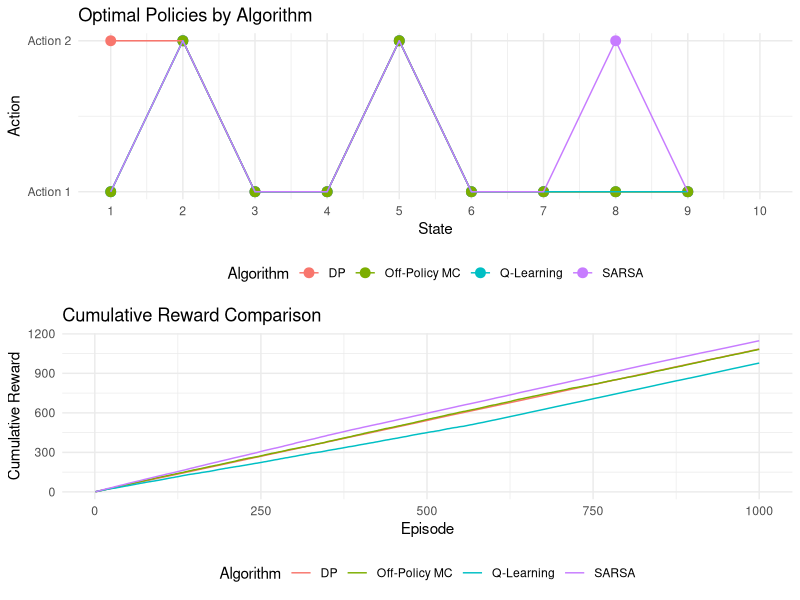

This chart was generated by the following R code:
## ---- chunk 1
# Common settings
n_states <- 10
n_actions <- 2
gamma <- 0.9
terminal_state <- n_states

# Environment: transition and reward models
set.seed(42)
transition_model <- array(0, dim = c(n_states, n_actions, n_states))
reward_model <- array(0, dim = c(n_states, n_actions, n_states))

for (s in 1:(n_states - 1)) {
  transition_model[s, 1, s + 1] <- 0.9
  transition_model[s, 1, sample(1:n_states, 1)] <- 0.1
  transition_model[s, 2, sample(1:n_states, 1)] <- 0.8
  transition_model[s, 2, sample(1:n_states, 1)] <- 0.2
  for (s_prime in 1:n_states) {
    reward_model[s, 1, s_prime] <- ifelse(s_prime == n_states, 1.0, 0.1 * runif(1))
    reward_model[s, 2, s_prime] <- ifelse(s_prime == n_states, 0.5, 0.05 * runif(1))
  }
}

transition_model[n_states, , ] <- 0
reward_model[n_states, , ] <- 0

# Helper function: Epsilon-greedy policy
epsilon_greedy <- function(Q, state, epsilon) {
  if (runif(1) < epsilon) {
    sample(1:n_actions, 1)
  } else {
    which.max(Q[state, ])
  }
}

# Helper function: Simulate environment
simulate_step <- function(state, action) {
  probs <- transition_model[state, action, ]
  next_state <- sample(1:n_states, 1, prob = probs)
  reward <- reward_model[state, action, next_state]
  list(next_state = next_state, reward = reward)
}
## ---- chunk 2
# SARSA
sarsa <- function(n_episodes = 1000, alpha = 0.1, epsilon = 0.1) {
  Q <- matrix(0, n_states, n_actions)
  policy <- rep(0, n_states)
  rewards <- numeric(n_episodes)
  
  for (episode in 1:n_episodes) {
    state <- sample(1:(n_states - 1), 1)
    action <- epsilon_greedy(Q, state, epsilon)
    episode_reward <- 0
    
    while (state != terminal_state) {
      step <- simulate_step(state, action)
      next_state <- step$next_state
      reward <- step$reward
      next_action <- epsilon_greedy(Q, next_state, epsilon)
      
      Q[state, action] <- Q[state, action] + alpha * (
        reward + gamma * Q[next_state, next_action] - Q[state, action]
      )
      
      state <- next_state
      action <- next_action
      episode_reward <- episode_reward + reward
    }
    rewards[episode] <- episode_reward
  }
  
  policy[1:(n_states - 1)] <- apply(Q[1:(n_states - 1), ], 1, which.max)
  list(Q = Q, policy = policy, rewards = rewards)
}
## ---- chunk 3
# Q-Learning
q_learning <- function(n_episodes = 1000, alpha = 0.1, epsilon = 0.1) {
  Q <- matrix(0, n_states, n_actions)
  policy <- rep(0, n_states)
  rewards <- numeric(n_episodes)
  
  for (episode in 1:n_episodes) {
    state <- sample(1:(n_states - 1), 1)
    episode_reward <- 0
    
    while (state != terminal_state) {
      action <- epsilon_greedy(Q, state, epsilon)
      step <- simulate_step(state, action)
      next_state <- step$next_state
      reward <- step$reward
      
      Q[state, action] <- Q[state, action] + alpha * (
        reward + gamma * max(Q[next_state, ]) - Q[state, action]
      )
      
      state <- next_state
      episode_reward <- episode_reward + reward
    }
    rewards[episode] <- episode_reward
  }
  
  policy[1:(n_states - 1)] <- apply(Q[1:(n_states - 1), ], 1, which.max)
  list(Q = Q, policy = policy, rewards = rewards)
}
## ---- chunk 4
# Off-Policy Monte Carlo
off_policy_mc <- function(n_episodes = 1000, epsilon = 0.1) {
  Q <- matrix(0, n_states, n_actions)
  C <- matrix(0, n_states, n_actions)  # Cumulative weights
  policy <- rep(0, n_states)
  rewards <- numeric(n_episodes)
  
  for (episode in 1:n_episodes) {
    # Generate episode using behavior policy (random)
    states <- numeric(0)
    actions <- numeric(0)
    rewards_ep <- numeric(0)
    state <- sample(1:(n_states - 1), 1)
    
    while (state != terminal_state) {
      action <- sample(1:n_actions, 1)
      step <- simulate_step(state, action)
      next_state <- step$next_state
      reward <- step$reward
      
      states <- c(states, state)
      actions <- c(actions, action)
      rewards_ep <- c(rewards_ep, reward)
      state <- next_state
    }
    rewards[episode] <- sum(rewards_ep)
    
    # Update Q using weighted importance sampling
    G <- 0
    W <- 1
    for (t in length(states):1) {
      state <- states[t]
      action <- actions[t]
      reward <- rewards_ep[t]
      
      G <- gamma * G + reward
      C[state, action] <- C[state, action] + W
      Q[state, action] <- Q[state, action] + (W / C[state, action]) * (G - Q[state, action])
      
      pi_action <- which.max(Q[state, ])
      if (action != pi_action) break
      W <- W / (1 / n_actions)  # Importance sampling ratio
    }
  }
  
  policy[1:(n_states - 1)] <- apply(Q[1:(n_states - 1), ], 1, which.max)
  list(Q = Q, policy = policy, rewards = rewards)
}
## ---- chunk 5
# Value Iteration (from DP)
value_iteration <- function(transition_model, reward_model, gamma, epsilon = 1e-6, max_iter = 1000) {
  V <- rep(0, n_states)
  policy <- rep(0, n_states)
  delta <- Inf
  iter <- 0
  
  while (delta > epsilon && iter < max_iter) {
    delta <- 0
    V_old <- V
    
    for (s in 1:(n_states - 1)) {
      Q <- numeric(n_actions)
      for (a in 1:n_actions) {
        Q[a] <- sum(transition_model[s, a, ] * (reward_model[s, a, ] + gamma * V))
      }
      V[s] <- max(Q)
      policy[s] <- which.max(Q)
      delta <- max(delta, abs(V[s] - V_old[s]))
    }
    iter <- iter + 1
  }
  
  # Evaluate DP policy
  rewards <- numeric(1000)
  for (episode in 1:1000) {
    state <- sample(1:(n_states - 1), 1)
    episode_reward <- 0
    while (state != terminal_state) {
      action <- policy[state]
      step <- simulate_step(state, action)
      episode_reward <- episode_reward + step$reward
      state <- step$next_state
    }
    rewards[episode] <- episode_reward
  }
  
  list(V = V, policy = policy, rewards = rewards)
}
## ---- chunk 6
# Run algorithms
set.seed(42)
dp_result <- value_iteration(transition_model, reward_model, gamma)
sarsa_result <- sarsa(n_episodes = 1000, alpha = 0.1, epsilon = 0.1)
qlearn_result <- q_learning(n_episodes = 1000, alpha = 0.1, epsilon = 0.1)
mc_result <- off_policy_mc(n_episodes = 1000, epsilon = 0.1)

# Visualization
library(ggplot2)
library(gridExtra)

# Policy comparison
policy_df <- data.frame(
  State = rep(1:n_states, 4),
  Policy = c(dp_result$policy, sarsa_result$policy, qlearn_result$policy, mc_result$policy),
  Algorithm = rep(c("DP", "SARSA", "Q-Learning", "Off-Policy MC"), each = n_states)
)
policy_df$Policy[n_states * 0:3 + n_states] <- NA  # Terminal state

policy_plot <- ggplot(policy_df, aes(x = State, y = Policy, color = Algorithm)) +
  geom_point(size = 3) +
  geom_line(aes(group = Algorithm), na.rm = TRUE) +
  theme_minimal() +
  labs(title = "Optimal Policies by Algorithm", x = "State", y = "Action") +
  scale_x_continuous(breaks = 1:n_states) +
  scale_y_continuous(breaks = 1:n_actions, labels = c("Action 1", "Action 2")) +
  theme(legend.position = "bottom")

# Reward comparison
reward_df <- data.frame(
  Episode = rep(1:1000, 4),
  Reward = c(
    cumsum(dp_result$rewards),
    cumsum(sarsa_result$rewards),
    cumsum(qlearn_result$rewards),
    cumsum(mc_result$rewards)
  ),
  Algorithm = rep(c("DP", "SARSA", "Q-Learning", "Off-Policy MC"), each = 1000)
)

reward_plot <- ggplot(reward_df, aes(x = Episode, y = Reward, color = Algorithm)) +
  geom_line() +
  theme_minimal() +
  labs(title = "Cumulative Reward Comparison", x = "Episode", y = "Cumulative Reward") +
  theme(legend.position = "bottom")

# Display plots
grid.arrange(policy_plot, reward_plot, ncol = 1)

# Print performance metrics
cat("Average Cumulative Reward per Episode:\n")
cat("DP:", mean(dp_result$rewards), "\n")
cat("SARSA:", mean(sarsa_result$rewards), "\n")
cat("Q-Learning:", mean(qlearn_result$rewards), "\n")
cat("Off-Policy MC:", mean(mc_result$rewards), "\n")
